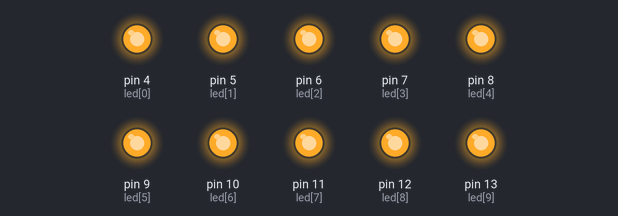
Simulated run of this sketch. Board: Arduino Uno, built with avr-gcc and run on an emulated ATmega328P. Shown: output pins drawn as LEDs (lit = HIGH).

Above: at 0.1 s.
Timing chart, 0 to 1.6 s (numbered marks = the images above):
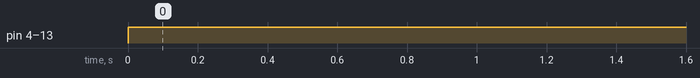

Measured:
- by itself, pin 4 (led[0]), pin 5 (led[1]), pin 6 (led[2]), pin 7 (led[3]), pin 8 (led[4]), pin 9 (led[5]), pin 10 (led[6]), pin 11 (led[7]), pin 12 (led[8]), pin 13 (led[9]): LOW → HIGH at 0.00 s

The sketch:

_10_LED_Cascade.ino
```cpp
// set LED pins
int led[] = {4, 5, 6, 7, 8, 9, 10, 11, 12, 13};
int leds = sizeof(led) / sizeof(int);

int rate = 10;

void setup() {
  // put your setup code here, to run once:
  for (int i = 0; i < leds; i++) {
    pinMode(led[i], OUTPUT);
  }
}

void loop() {
  // put your main code here, to run repeatedly:
  for (int i = 0; i < leds; i++) {
    digitalWrite(led[i], HIGH);
  }
}
```
